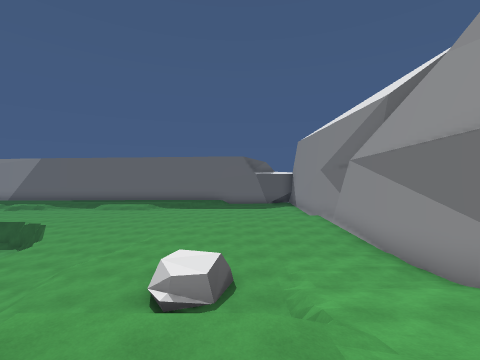
view 1 (above)

20 first-person views from a walk through a scene from a Unity 3-D project. The camera is 1.4 m above the floor, tilts 2° down and sees 90° across. The floor is counted in squares, 2 m on a side. Each view is taken from the middle of a square. On the plan, view 1 faces up. The plan holds only what a view shows up to about 9 squares ahead; the rest is blank. The place goes on beyond the plan. The player character is not drawn.

view 2
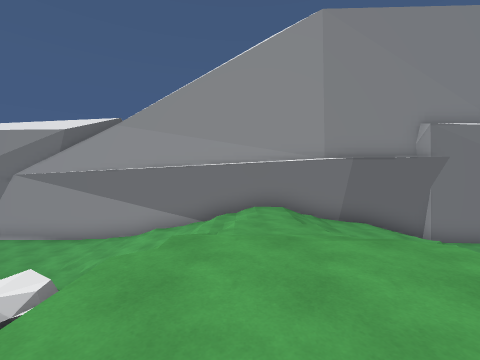

view 3
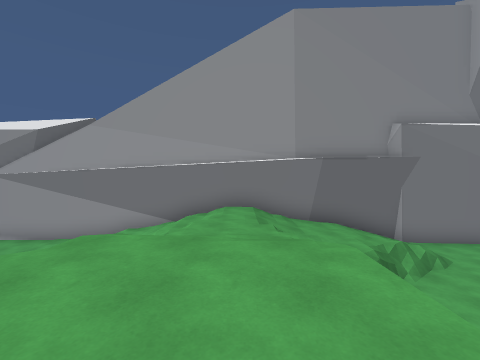

view 4
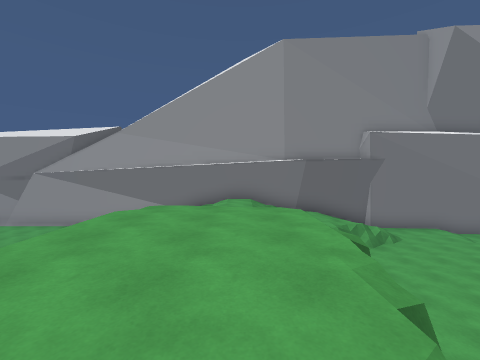

view 5
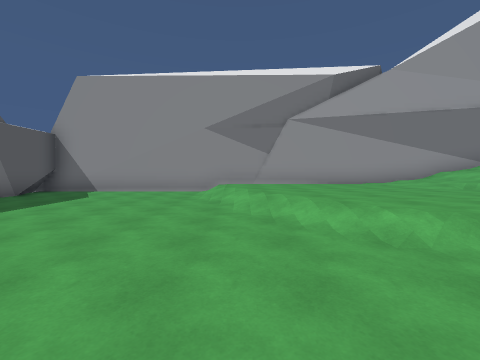

view 6
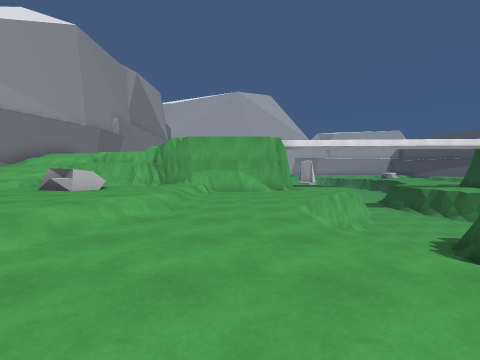

view 7
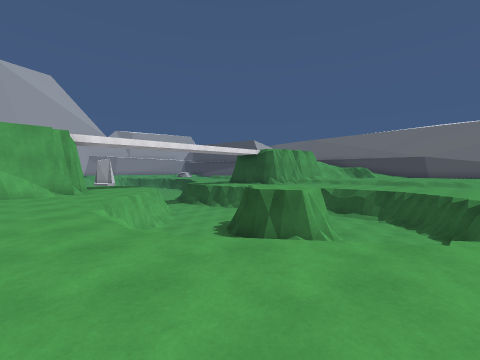

view 8
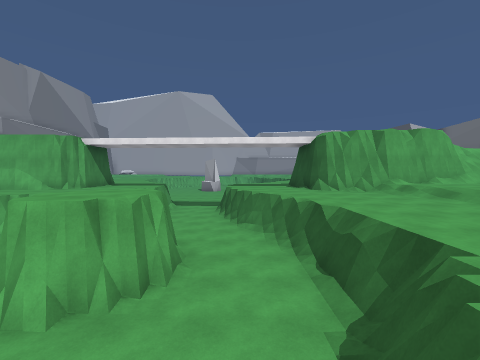

view 9
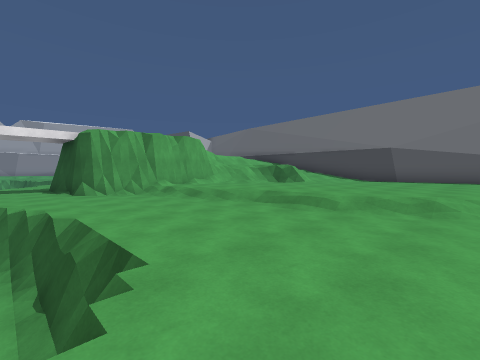

view 10
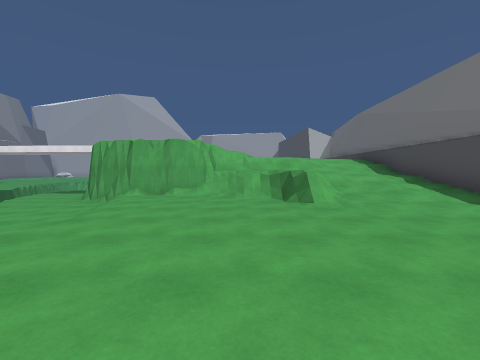

view 11
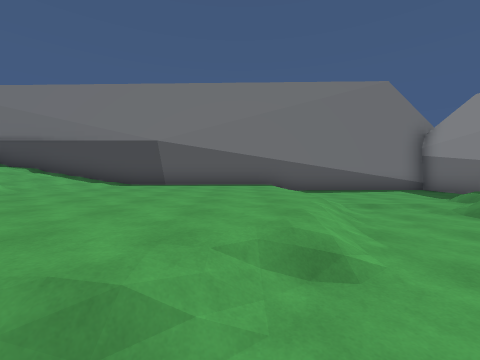

view 12
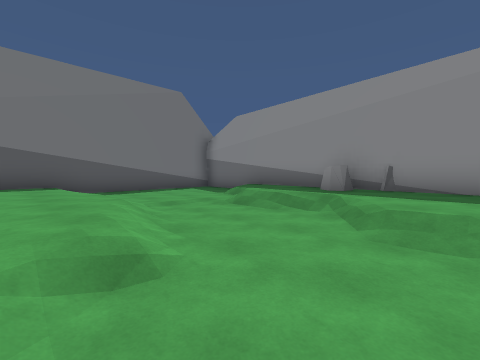

view 13
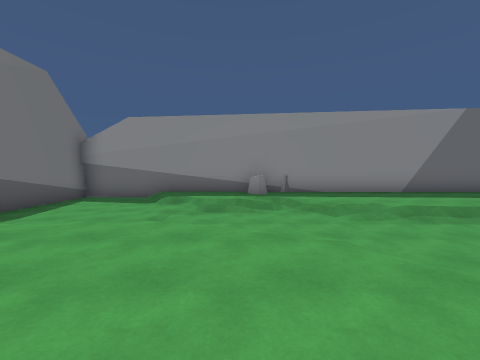

view 14
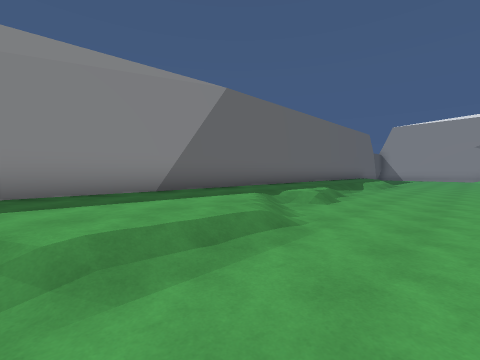

view 15
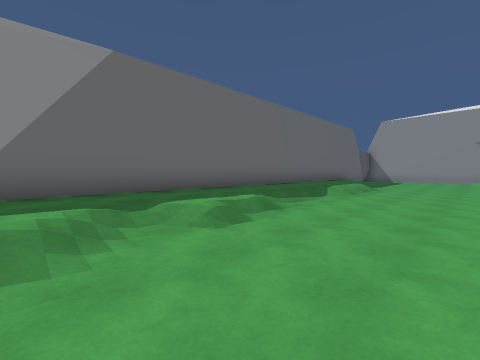

view 16
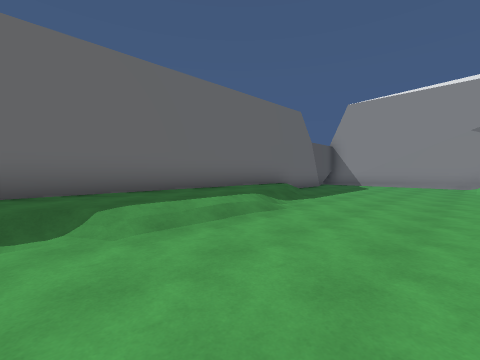

view 17
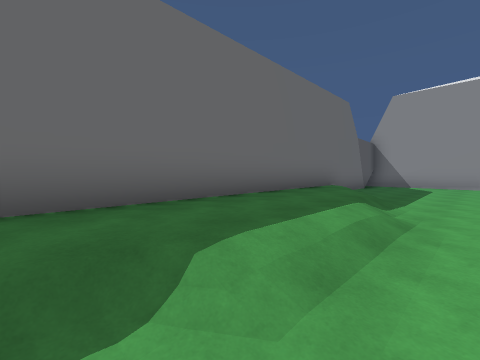

view 18
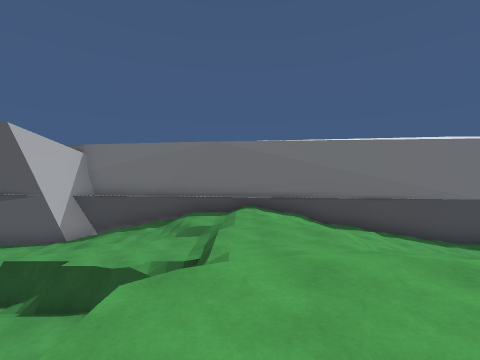

view 19
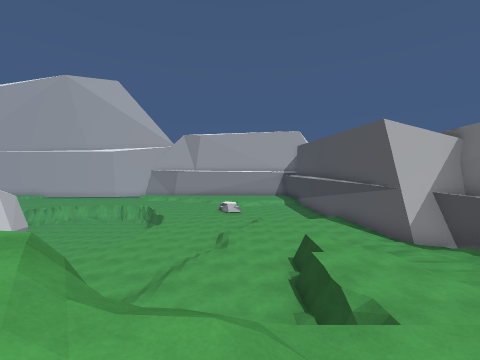

view 20
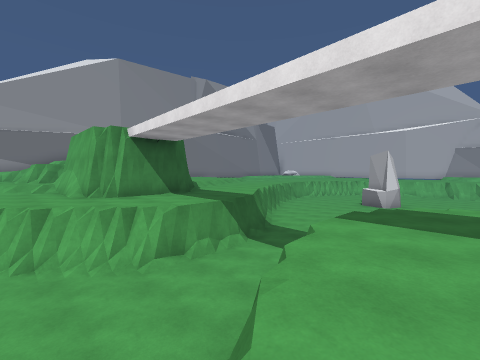

### Floor plan
Key: @ floor where view 1 was taken; # wall or solid block; . main floor; : floor 0.5 m higher than the main floor; + floor 2 m higher than the main floor; * floor 3 m higher than the main floor; % floor 4 m higher than the main floor; / step, stairs or slope; = window, fence, low wall or low ledge; v drop or lower ground; R rock.
Columns run from 27 left of view 1 to 4 right of it. Each row starts with its distance up from view 1.
 17 #######  ##   ##################
 16 #../:::RR:#####:::::::::::/....#
 15 #.../::::::::::::::::::://.....#
 14 #....///:::::///////////.......#
 13 #......./////..................#
 12 #...//.........................#
 11 #/:::://.....................//#
 10 #:::::::/...../v   ........//::#
  9 #:::::::/....vvv   v.....//::::#
  8 #::::::::/...vvvvv  v.../::::::#
  7 #/:::::::/...vvvvv   .../::::::#
  6 #//::::::/...vvv:=v  .../::::::#
  5 #////::::/...vvvvvv  ../:::::/:#
  4 #///==:::/...vvvvvvvv../::R////#
  3 #//////////...vvvvvv.../::/:#//#
  2 #/////+#%###..vvvvv....=:===///#
  1 #/////=/   #...vvv..#######////#
  0 #///**//%   /..vvv../%%%%//@///#
 -1 #///**//%%  ...vvv../%%%%//****#
 -2 #////       ... vv...#     =//##
 -3 #///+v:      .v vvv..       //#
 -4 #///+=::/        vvv    :: =#/##
 -5 #/////::/..      vv     ::::=//#
 -6 #/// ::/....             :::/ /#
 -7 ##//:::/...v              :::::#
 -8  #:::::/...                :::##
 -9  #:::://..v                 ::#

Positions as (right, up) in squares from view 1, and headings:
1: (0, 0), facing up
2: (-5, 0), facing right
3: (-5, -1), facing right
4: (-7, -1), facing right
5: (-5, 10), facing right
6: (-5, 10), facing down
7: (-5, 10), facing down-left
8: (-13, 10), facing down
9: (-14, 10), facing down-left
10: (-21, 10), facing down
11: (-18, 10), facing left
12: (-18, 10), facing up-left
13: (-21, 8), facing up
14: (-18, 11), facing up-right
15: (-15, 11), facing up-right
16: (-9, 11), facing up-right
17: (-9, 13), facing up-right
18: (-18, -1), facing left
19: (-21, 0), facing down
20: (-14, 3), facing down-right
